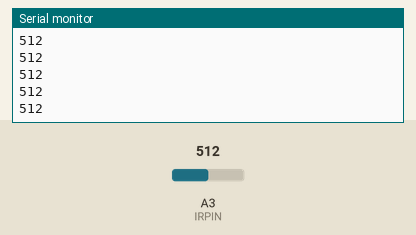
A sketch run on a simulated Arduino Uno, built with avr-gcc and run on an emulated ATmega328P. On the bench: the last lines printed to the serial monitor. The inputs (shaded band) are chosen by the test bench; at power-on: A3 (IRPIN) = 512.

Above: at 1.2 s.
1.3 s: A3 (IRPIN) set to 716
At 2.4 s:
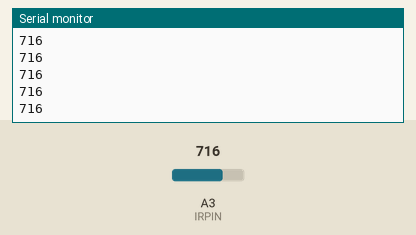
2.8 s: A3 (IRPIN) set to 900
At 3.7 s:
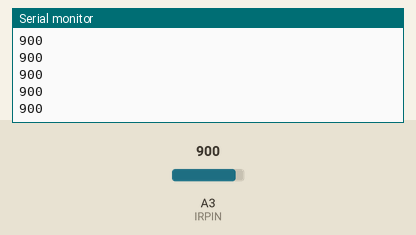
Timing chart, 0 to 5.8 s (numbered marks = the images above; inputs shaded):
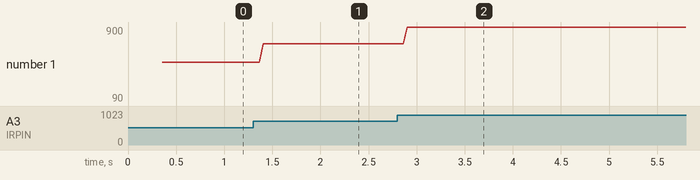

Measured:
- after the input at 1.3 s, the serial monitor: prints a new line after 0.07 s (image 1)
- after the input at 2.8 s, the serial monitor: prints a new line after 0.07 s (image 2)
- plotted number 1: 512 → 716 after the input at 1.3 s, 716 → 90 after the input at 2.8 s

The sketch:

Smoothing_class_test.ino
```cpp
/*
  Smoothing

  Reads repeatedly from an analog input, calculating a running average and
  printing it to the computer. Keeps ten readings in an array and continually
  averages them.

  created 22 Apr 2007
  by David A. Mellis  <dam@mellis.org>
  modified 9 Apr 2012
  by Tom Igoe
  convered into class
  by Oliver Bell
  This example code is based of http://www.arduino.cc/en/Tutorial/Smoothing
*/

// Define the number of samples to keep track of. The higher the number, the
// more the readings will be smoothed, but the slower the output will respond to
// the input. Using a constant rather than a normal variable lets us use this
// value to determine the size of the readings array.

class AnalogSmooth {
  private:
    int _ValuecCount = 0;       // count first amount of values while less then StartSkip
    int _StartSkip = 11;       // amount for ^^^ to skip
    #define _numReadings 8        // Used to give amount to data to keep a average of
    int _readings[_numReadings];      // the readings from the analog input
    int _readIndex = 0;              // the index of the current reading
    int  _total = 0;                  // the running total
    int _average = 0;                // the average
  public:
    void Smooth_setup();
    int Smooth(int inputpin);
    int inputpin;                  // Input


};


void AnalogSmooth::Smooth_setup(){
     for (int thisReading = 0; thisReading < _numReadings; thisReading++) {
     _readings[thisReading] = 0; // sets all array
     }
}

int AnalogSmooth::Smooth(int inputpin) {

  // subtract the last reading:
  _total = _total - _readings[_readIndex];
  // read from the sensor:
  _readings[_readIndex] = analogRead(inputpin);
  // add the reading to the total:
  _total = _total + _readings[_readIndex];
  // advance to the next position in the array:
  _readIndex = _readIndex + 1;

  // if we're at the end of the array...
  if (_readIndex >= _numReadings) {
    // ...wrap around to the beginning:
    _readIndex = 0;
  }
  // in
  // calculate the average:


// negating initial error on boot up

if(_ValuecCount < _StartSkip){
 Serial.print("");
 Serial.print("Skipping start value number:");
 Serial.println(_ValuecCount);
 _ValuecCount++;
}else{
  _average = _total / _numReadings;
  // send it to the computer as ASCII digits
  Serial.println(_average);
  return(_average);
  }
}

AnalogSmooth IRsensor; // contruct an object with the class

int IRPIN = A3;
void setup() {
  Serial.begin(9600);
  pinMode(IRPIN, INPUT);
 IRsensor.Smooth_setup();

}

void loop() {
IRsensor.Smooth(IRPIN);
}
```
